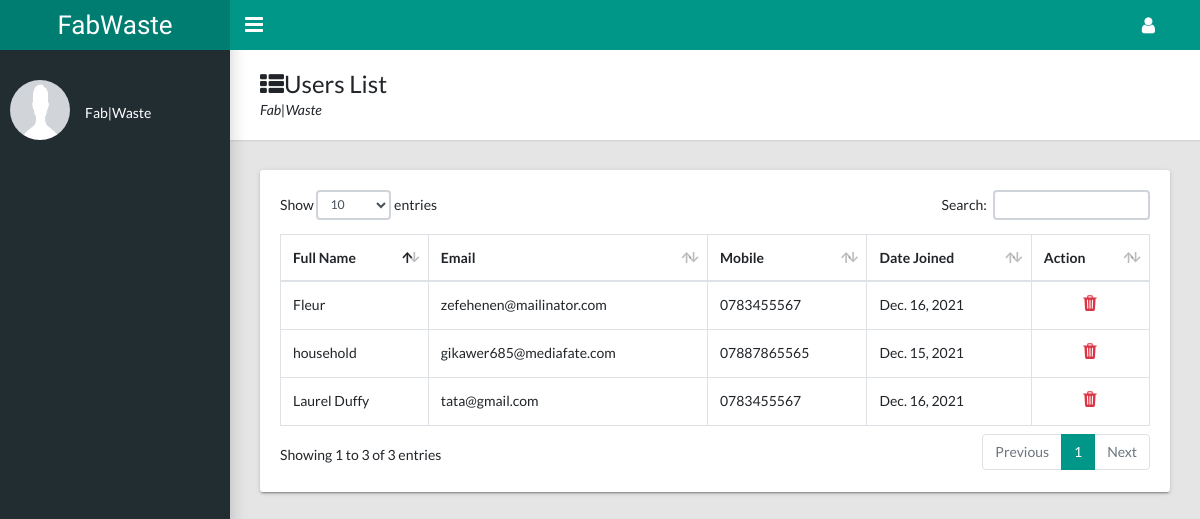
The app's page /dashboard/user-list, older data.
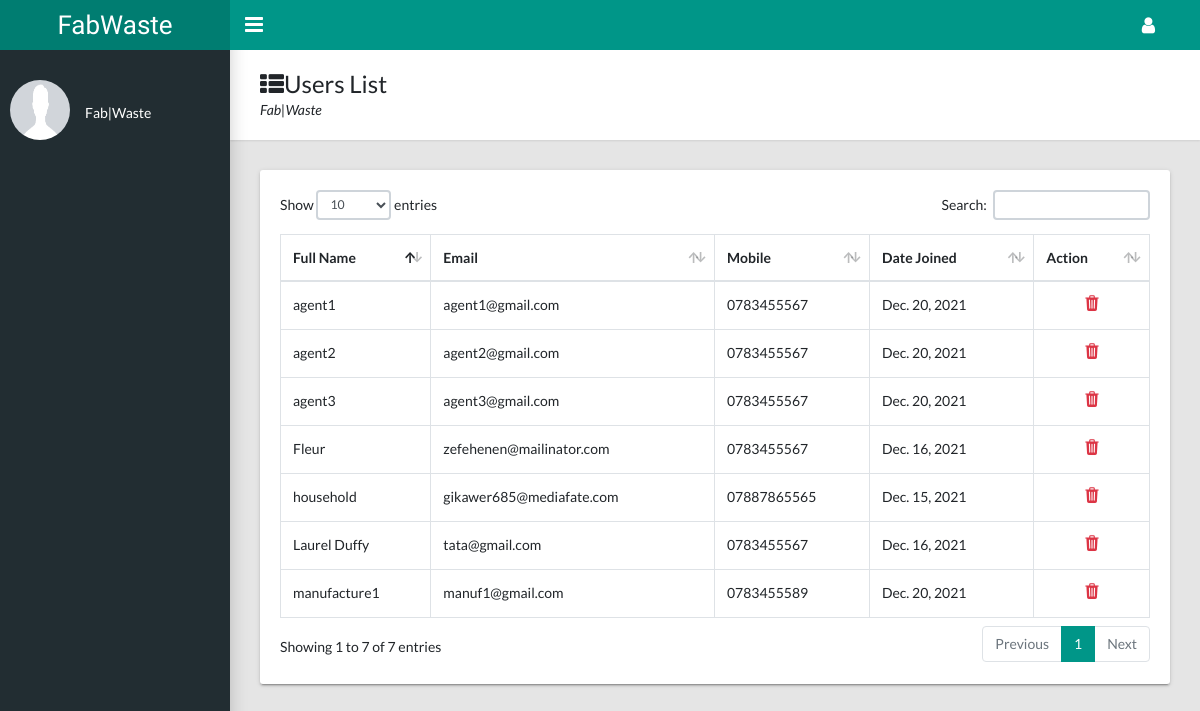
The same page, newer data.
### userauth/models.py (models this page shows, shortened)
class UsersAccount(AbstractBaseUser, PermissionsMixin):
    email = models.EmailField(verbose_name='Email Address', unique=True)
    full_name = models.CharField(max_length=50)
    mobile = models.CharField(max_length=12, blank=True)
    is_active = models.BooleanField(default=False)
    is_staff = models.BooleanField(default=False)
    is_house_hold = models.BooleanField(default=False)
    is_agent = models.BooleanField(default=False)
    is_manufacture = models.BooleanField(default=False)
    is_admin = models.BooleanField(default=False)
    location = models.CharField(max_length=100)
    created = models.DateTimeField(auto_now_add=True)
    updated = models.DateTimeField(auto_now=True)
    objects = CustomAccountManager()
    USERNAME_FIELD = 'email'
    REQUIRED_FIELDS = ['full_name']
    class Meta:
        verbose_name = 'Account'
        verbose_name_plural = 'Account'

### dashboard/views.py (the view)
# urls.py: path('user-list', user_list, name='list_user'),
def user_list(request):
    users_list = UsersAccount.objects.all().exclude(is_superuser=True)
    context = {
        'users_list': users_list
    }
    return render(request, 'dashboard/users_list.html', context)

### templates/dashboard/users_list.html (shortened to what this page needs)
{% extends 'dashboard/dashboard.html' %}
{% load static %}
{% block dashboard_content %}
    <main class="app-content">
      <div class="app-title">
        <div>
          <h1><i class="fa fa-th-list"></i>Users List</h1>
          <p>Fab|Waste</p>
        </div>
      </div>
      <div class="row">
        <div class="col-md-12">
          <div class="tile">
            <div class="tile-body">
              <div class="table-responsive">
                <table class="table table-hover table-bordered" id="sampleTable">
                  <thead>
                    <tr>
                      <th>Full Name</th>
                      <th>Email</th>
                      <th>Mobile</th>
                      <th>Date Joined</th>
                      <th>Action</th>
                    </tr>
                  </thead>
                  <tbody>
                    {% for user in users_list %}
                        <tr>
                          <td>{{ user.full_name}}</td>
                          <td>{{ user.email}}</td>
                          <td>{{ user.mobile}}</td>
                          <td>{{ user.created.date}}</td>
                          <td><div class="text-center">
                              <a href="{% url 'delete_user' user.id %}">
                                  <ion-icon name="trash" class="text-danger" style="font-size: large;"></ion-icon>
                              </a>
                          </div></td>
                        </tr>
                    {% endfor %}
                  </tbody>
                </table>
              </div>
            </div>
          </div>
        </div>
      </div>
    </main>
{% endblock %}

### templates/dashboard/dashboard.html (shortened to what this page needs)
<!DOCTYPE html>
{% load static %}
<html lang="en">
  <head>
    <link rel="stylesheet" type="text/css" href="{% static 'css/main.css' %}">
    <link rel="stylesheet" type="text/css" href="https://maxcdn.bootstrapcdn.com/font-awesome/4.7.0/css/font-awesome.min.css">
  </head>
  <body class="app sidebar-mini">
    <header class="app-header"><a class="app-header__logo" href="{% url 'dashboard' %}">FabWaste</a>
      <a class="app-sidebar__toggle" href="#" data-toggle="sidebar" aria-label="Hide Sidebar"></a>
      <ul class="app-nav">
        <li class="dropdown"><a class="app-nav__item" href="#" data-toggle="dropdown" aria-label="Open Profile Menu"><i class="fa fa-user fa-lg"></i></a>
        </li>
      </ul>
    </header>
    {% include 'dashboard/includes/sidebar.html' %}
     {% block dashboard_content %}
     {% endblock %}
  </body>
</html>

### templates/dashboard/includes/sidebar.html (shortened to what this page needs)
{% load static %}
    <aside class="app-sidebar">
      <div class="app-sidebar__user"><img class="app-sidebar__user-avatar" src="{% static 'images/profi.png' %}" alt="User Image" width="60" height="60">
        <div>
          <p class="app-sidebar__user-designation mt-1">Fab|Waste</p>
        </div>
      </div>
    </aside>

Row changes from the older to the newer data that the page shows:
added UsersAccount: full_name "agent1", email "agent1@gmail.com", mobile "0783455567", created "Dec. 20, 2021"
added UsersAccount: full_name "agent2", email "agent2@gmail.com", mobile "0783455567", created "Dec. 20, 2021"
added UsersAccount: full_name "agent3", email "agent3@gmail.com", mobile "0783455567", created "Dec. 20, 2021"
added UsersAccount: full_name "manufacture1", email "manuf1@gmail.com", mobile "0783455589", created "Dec. 20, 2021"
Text that changed along with them:
text written by a page script: "Show entries Search: Showing 1 to 3 of 3 entries Previous 1 Next" → "Show entries Search: Showing 1 to 7 of 7 entries Previous 1 Next"
